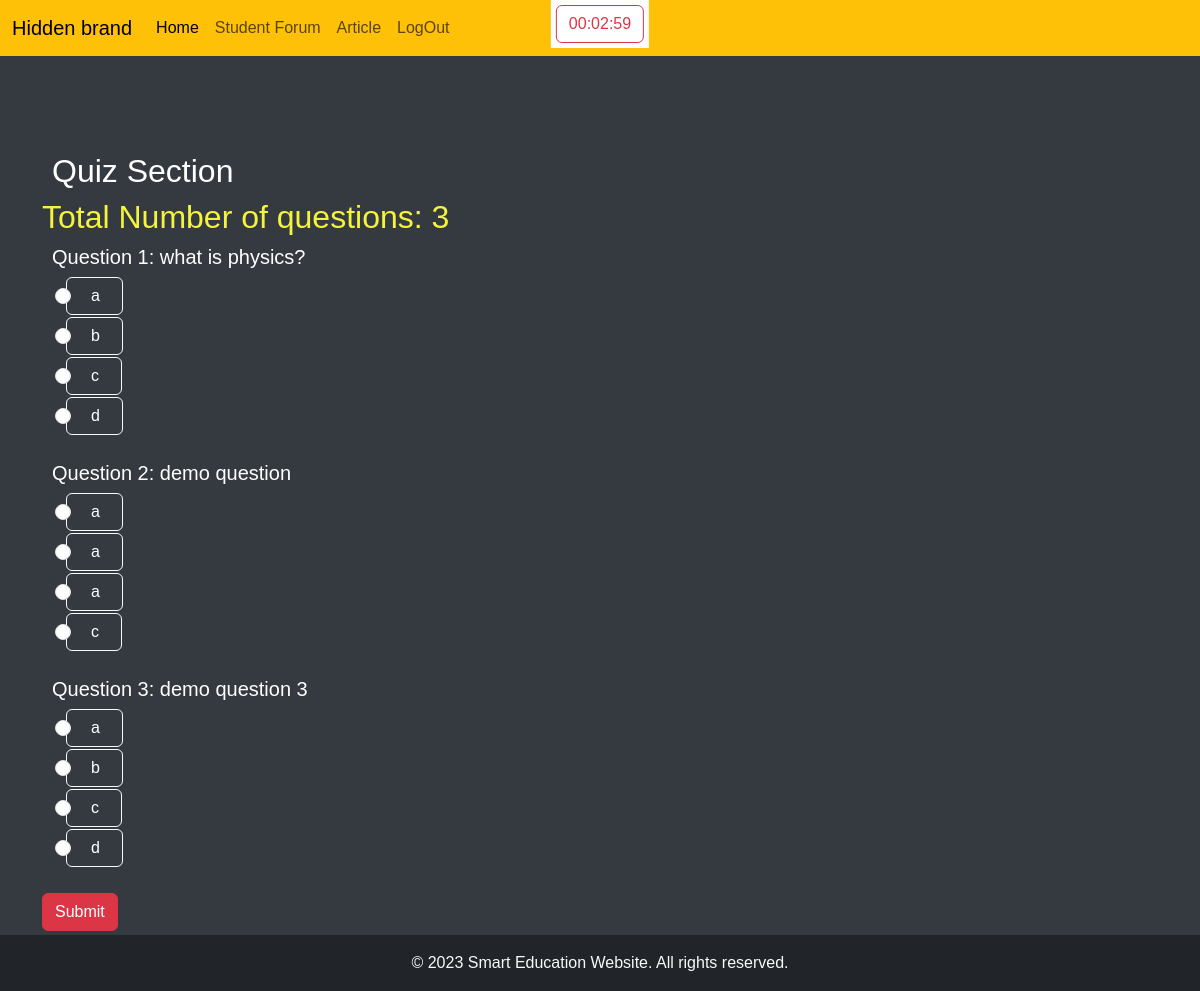
Screenshot of /newapp/givetest/1 (signed in) with the database file from the repository.
### newapp/models.py (models this page shows, shortened)
class Question(models.Model):
    OPTION_CHOICES = (
        ('option1', 'Option One'),
        ('option2', 'Option Two'),
        ('option3', 'Option Three'),
        ('option4', 'Option Four'),
    )
    category = models.ForeignKey(test, on_delete=models.CASCADE)
    question = models.CharField(max_length=300)
    option1 = models.CharField(max_length=100)
    option2 = models.CharField(max_length=100)
    option3 = models.CharField(max_length=100)
    option4 = models.CharField(max_length=100)
    correct_answer = models.CharField(max_length=8, choices=OPTION_CHOICES)

### newapp/views.py (the view, shortened to what this page needs)
# urls.py: path('givetest/<int:category_id>',views.givetest ,name = 'givetest'),
@login_required(login_url='/login/')
@student_required
def givetest(request, category_id):
    category = get_object_or_404(test, id=category_id)
    allquestions = Question.objects.filter(category=category)
    total_questions = allquestions.count()
    for idx, question in enumerate(allquestions, start=1):
        question.question_number = idx
    return render(request, 'give_test.html', {'category': category, 'allquestions': allquestions ,'total_questions': total_questions} )

### newapp/templates/give_test.html (shortened to what this page needs)
{% extends 'base.html' %}
{% block test %}
<div class="timer-container"><button id="timer" type="button" class="btn btn-outline-danger" id="timer">00:00:00</button></div>
<main class="container mt-5">
    <section class="mt-5">
        <h2 class="quizh2">Quiz Section</h2>
        <form id="quizForm" method="POST">
            <h2 id="total_questions">Total Number of questions:  {{ total_questions }} </h2>
            {% for q in allquestions %}
                <h5 class="quizh2">Question {{q.question_number}}: {{q.question}}</h5>
                <div class="form-check" onclick="toggleCheckbox(this)">
                    <button type="button" class="btn btn-outline-light quizh1" >
                        <input class="form-check-input quizh2" type="radio" name="q{{ q.id }}" value="option1" id="q{{ q.id }}_option1">
                        <label class="form-check-label quizh2" for="q{{ q.id }}_option1">{{q.option1}}</label>
                    </button>
                </div>
                <div class="form-check">
                    <button type="button" class="btn btn-outline-light quizh1">
                        <input class="form-check-input quizh2" type="radio" name="q{{ q.id }}" value="option2" id="q{{ q.id }}_option2">
                        <label class="form-check-label quizh2" for="q{{ q.id }}_option2">{{q.option2}}</label>
                    </button>
                </div>
                <div class="form-check">
                    <button type="button" class="btn btn-outline-light quizh1">
                        <input class="form-check-input quizh2" type="radio" name="q{{ q.id }}" value="option3" id="q{{ q.id }}_option3">
                        <label class="form-check-label quizh2" for="q{{ q.id }}_option3">{{q.option3}}</label>
                    </button>
                </div>
                <div class="form-check ">
                    <button type="button" class="btn btn-outline-light quizh1">
                        <input class="form-check-input quizh2" type="radio" name="q{{ q.id }}" value="option4" id="q{{ q.id }}_option4">
                        <label class="form-check-label quizh2" for="q{{ q.id }}_option4">{{q.option4}}</label>
                    </button>
                </div>
                <br>
            {% endfor %}
            <button type="submit" class="btn btn-danger">Submit</button>
        </form>
    </section>
</main>
{% endblock test %}

### static/css/style.css (style rules this page uses)
body { font-family: Arial, sans-serif; display: flex; flex-direction: column; min-height: 100vh; display: flex; flex-direction: column; margin: 0; background-color: #343a40; padding-bottom: 60px; }
.quizh2 { color: #ffffff; }
.timer-container { position: fixed; top: 0; left: 50%; transform: translateX(-50%); z-index: 9999; background-color: #ffffff; padding: 5px; }
.quizh2 { margin-left: 10px ; margin-right: 10px; }
#total_questions { color :#f4f43d; }

### rows the page displays
Question: question_number "1", question "what is physics?", option1 "a", option2 "b", option3 "c", option4 "d"
Question: question_number "2", question "demo question", option1 "a", option2 "a", option3 "a", option4 "c"
Question: question_number "3", question "demo question 3", option1 "a", option2 "b", option3 "c", option4 "d"

### other values shown
{{ total_questions }} "3"
